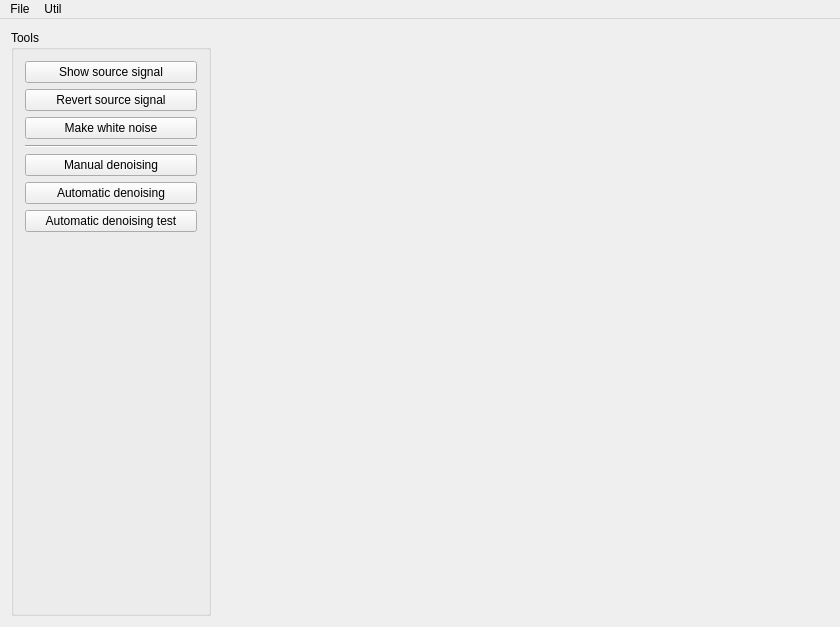
<?xml version="1.0" encoding="UTF-8"?>
<ui version="4.0">
 <class>MainWindow</class>
 <widget class="QMainWindow" name="MainWindow">
  <property name="geometry">
   <rect>
    <x>0</x>
    <y>0</y>
    <width>840</width>
    <height>627</height>
   </rect>
  </property>
  <property name="windowTitle">
   <string>Noise reduction</string>
  </property>
  <widget class="QWidget" name="centralWidget">
   <layout class="QHBoxLayout" name="horizontalLayout" stretch="1,2">
    <item>
     <widget class="QGroupBox" name="groupBox">
      <property name="maximumSize">
       <size>
        <width>200</width>
        <height>16777215</height>
       </size>
      </property>
      <property name="title">
       <string>Tools</string>
      </property>
      <layout class="QVBoxLayout" name="verticalLayout">
       <item>
        <widget class="QPushButton" name="pbShowSourceSignal">
         <property name="text">
          <string>Show source signal</string>
         </property>
        </widget>
       </item>
       <item>
        <widget class="QPushButton" name="pbRevert">
         <property name="text">
          <string>Revert source signal</string>
         </property>
        </widget>
       </item>
       <item>
        <widget class="QPushButton" name="pbMakeWhiteNoise">
         <property name="text">
          <string>Make white noise</string>
         </property>
        </widget>
       </item>
       <item>
        <widget class="Line" name="line">
         <property name="orientation">
          <enum>Qt::Horizontal</enum>
         </property>
        </widget>
       </item>
       <item>
        <widget class="QPushButton" name="pbManualDenoising">
         <property name="text">
          <string>Manual denoising</string>
         </property>
        </widget>
       </item>
       <item>
        <widget class="QPushButton" name="pbAutomaticDenoising">
         <property name="text">
          <string>Automatic denoising</string>
         </property>
        </widget>
       </item>
       <item>
        <widget class="QPushButton" name="pbAutomaticDenoisingTest">
         <property name="text">
          <string>Automatic denoising test</string>
         </property>
        </widget>
       </item>
       <item>
        <spacer name="verticalSpacer">
         <property name="orientation">
          <enum>Qt::Vertical</enum>
         </property>
         <property name="sizeHint" stdset="0">
          <size>
           <width>20</width>
           <height>427</height>
          </size>
         </property>
        </spacer>
       </item>
      </layout>
     </widget>
    </item>
    <item>
     <widget class="QWidget" name="audioPlayerWidget" native="true"/>
    </item>
   </layout>
  </widget>
  <widget class="QMenuBar" name="menuBar">
   <property name="geometry">
    <rect>
     <x>0</x>
     <y>0</y>
     <width>840</width>
     <height>21</height>
    </rect>
   </property>
   <widget class="QMenu" name="menuRecord">
    <property name="title">
     <string>Util</string>
    </property>
    <addaction name="actionRecorder"/>
   </widget>
   <widget class="QMenu" name="menuFile">
    <property name="title">
     <string>File</string>
    </property>
    <addaction name="actionOpen"/>
    <addaction name="actionSave"/>
   </widget>
   <addaction name="menuFile"/>
   <addaction name="menuRecord"/>
  </widget>
  <action name="actionRecorder">
   <property name="text">
    <string>Recorder</string>
   </property>
   <property name="shortcut">
    <string>Ctrl+R</string>
   </property>
  </action>
  <action name="actionOpen">
   <property name="text">
    <string>Open</string>
   </property>
   <property name="shortcut">
    <string>Ctrl+O</string>
   </property>
  </action>
  <action name="actionSave">
   <property name="text">
    <string>Save</string>
   </property>
   <property name="shortcut">
    <string>Ctrl+S</string>
   </property>
  </action>
 </widget>
 <layoutdefault spacing="6" margin="11"/>
 <resources/>
 <connections/>
</ui>
